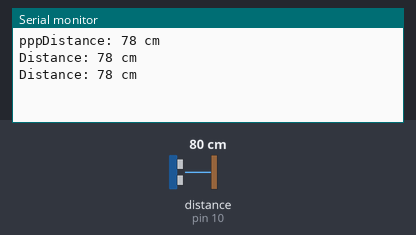
The sketch below on a simulated Arduino Uno, built with avr-gcc and run on an emulated ATmega328P. Shown: the last lines printed to the serial monitor. Wiring (inferred from the names in the program): ultrasonic range finder: trigger pin 9; echo pin 10. The test bench sets the inputs (shaded band); at power-on: distance to the obstacle (sensor on pin 10) 80 cm. The echo pulse lasts 58.3 µs per cm.

Above: at 1.3 s.
1.4 s: distance to the obstacle (sensor on pin 10) set to 2 cm
At 1.9 s:
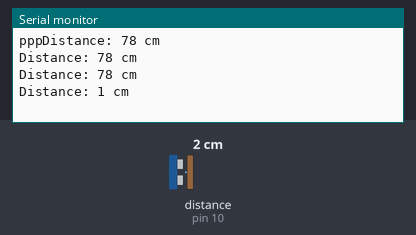
2.9 s: distance to the obstacle (sensor on pin 10) set to 4 cm
At 3.4 s:
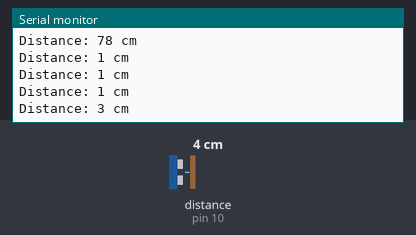
Timing chart, 0 to 5.9 s (numbered marks = the images above; inputs shaded):
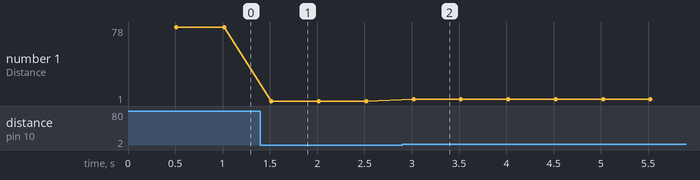

Measured:
- after the input at 1.4 s, the serial monitor: prints a new line after 0.12 s (image 1)
- after the input at 2.9 s, the serial monitor: prints a new line after 0.12 s (image 2)
- plotted number 1: 78 → 1 after the input at 1.4 s, 1 → 3 after the input at 2.9 s

The sketch:

ULTRASONIC.ino
```cpp
// Define pins
const int trigPin = 9;
const int echoPin = 10;

// Variables for duration and distance
long duration;
int distance;

void setup() {
  // Start the serial monitor
  Serial.begin(9600);
  Serial.print("ppp");

  // Set pin modes
  pinMode(trigPin, OUTPUT);
  pinMode(echoPin, INPUT);
}

void loop() {
  // Clear the trigPin
  digitalWrite(trigPin, LOW);
  delayMicroseconds(2);

  // Send a 10us HIGH pulse to trigger the sensor
  digitalWrite(trigPin, HIGH);
  delayMicroseconds(10);
  digitalWrite(trigPin, LOW);

  // Read the echoPin, return sound wave travel time in microseconds
  duration = pulseIn(echoPin, HIGH);

  // Calculate distance in cm (speed of sound = 34300 cm/s)
  distance = duration * 0.034 / 2;

  // Print distance to Serial Monitor
  Serial.print("Distance: ");
  Serial.print(distance);
  Serial.println(" cm");

  if (distance<=5)
  digitalWrite(13,HIGH);
else
digitalWrite(13,LOW);

  // Delay for readability
  delay(500);
}
```
